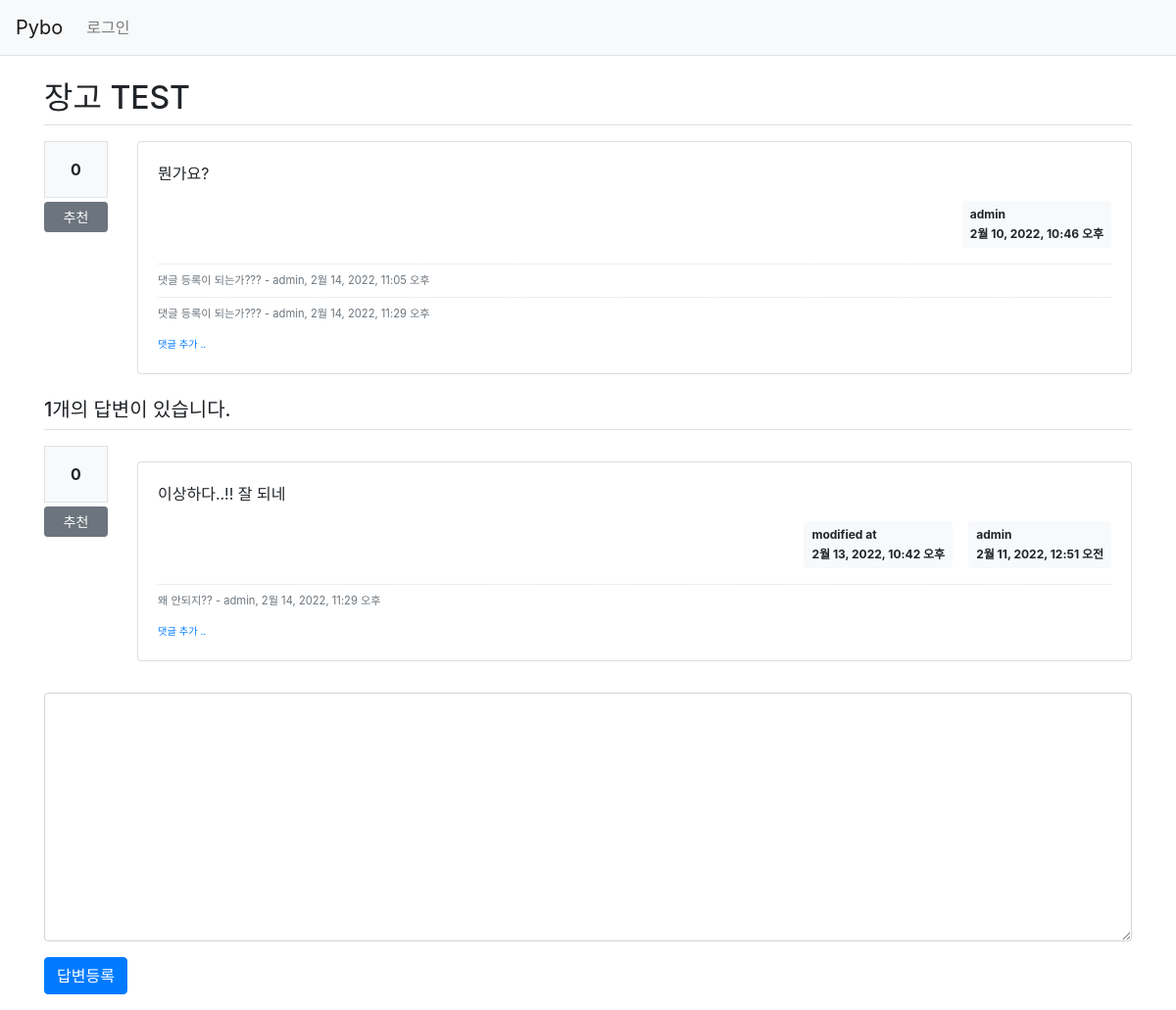
The page /pybo/304/ on the database as committed earlier.
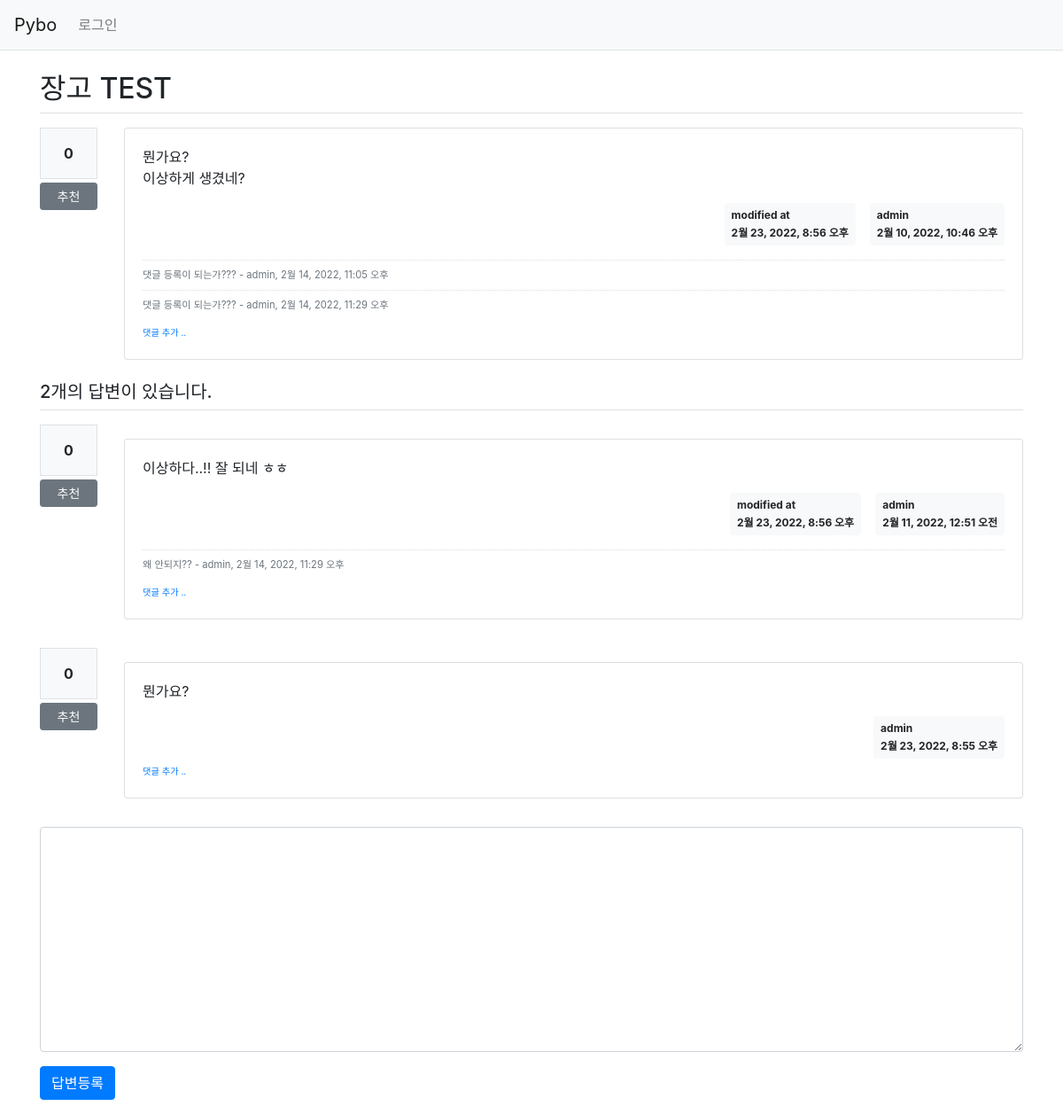
The same page on the database as committed later.
### pybo/models.py (models this page shows, shortened)
class Question(models.Model):
    author = models.ForeignKey(User, on_delete=models.CASCADE, related_name='author_question')
    subject = models.CharField(max_length=200)
    content = models.TextField()
    create_date = models.DateTimeField()
    modify_date = models.DateTimeField(null=True, blank=True)
    voter = models.ManyToManyField(User, related_name='voter_question')

class Comment(models.Model):
    author = models.ForeignKey(User, on_delete=models.CASCADE)
    content = models.TextField()
    create_date = models.DateTimeField()
    modify_date = models.DateTimeField(null=True, blank=True)
    question = models.ForeignKey(Question, null=True, blank=True, on_delete=models.CASCADE)
    answer = models.ForeignKey(Answer, null=True, blank=True, on_delete=models.CASCADE)

class Answer(models.Model):
    author = models.ForeignKey(User, on_delete=models.CASCADE, related_name='author_answer')
    question = models.ForeignKey(Question, on_delete=models.CASCADE)
    content = models.TextField()
    create_date = models.DateTimeField()
    modify_date = models.DateTimeField(null=True, blank=True)
    voter = models.ManyToManyField(User, related_name='voter_answer')

### pybo/views/base_views.py (the view)
def detail(request, question_id):
    question = get_object_or_404(Question, pk=question_id)
    context = {'question': question}
    return render(request, 'pybo/question_detail.html', context)

### pybo/templatetags/pybo_filter.py (called while the page is built)
@register.filter()
def mark(value):
    extensions = ["nl2br", "fenced_code"]
    return mark_safe(markdown.markdown(value, extensions=extensions))

### templates/pybo/question_detail.html (shortened to what this page needs)
{% extends 'base.html' %}
{% load pybo_filter %}
{% block content %}
<div class="container my-3">
    <h2 class="border-bottom py-2">{{ question.subject }}</h2>
       <div class="row my-3">
            <div class="col-1">
                <div class="bg-light text-center p-3 border font-weight-bolder mb-1">{{question.voter.count}}</div>
                <a href="#" data-uri="{% url 'pybo:vote_question' question.id  %}"
                   class="recommend btn btn-sm btn-secondary btn-block my-1">추천</a>
            </div>
            <div class="col-11">
                <div class="card">
                    <div class="card-body">
                        <div class="card-text">{{ question.content|mark }}</div>
                        <div class="d-flex justify-content-end">
                            {% if question.modify_date %}
                            <div class="badge badge-light p-2 text-left mx-3">
                                <div class="mb-2">modified at</div>
                                <div>{{ question.modify_date }}</div>
                            </div>
                            {% endif %}
                            <div class="badge badge-light p-2 text-left">
                                <div class="mb-2">{{ question.author.username }}</div>
                                <div>{{ question.create_date }}</div>
                            </div>
                        </div>
                        {% if question.comment_set.count > 0 %}
                        <div class="mt-3">
                        {% for comment in question.comment_set.all %}
                            <div class="comment py-2 text-muted">
                                <span style="white-space: pre-line;">{{ comment.content }}</span>
                                <span>
                                    - {{ comment.author }}, {{ comment.create_date }}
                                </span>
                            </div>
                        {% endfor %}
                        </div>
                        {% endif %}
                        <div>
                            <a href="{% url 'pybo:comment_create_question' question.id  %}"
                               class="small"><small>댓글 추가 ..</small></a>
                        </div>
                    </div>
                </div>
             </div>
       </div>
    <h5 class="border-bottom my-3 py-2">{{question.answer_set.count}}개의 답변이 있습니다.</h5>
    {% for answer in question.answer_set.all %}
    <div class="row my-3">
        <div class="col-1">
            <div class="bg-light text-center p-3 border font-weight-bolder mb-1">{{answer.voter.count}}</div>
            <a href="#" data-uri="{% url 'pybo:vote_answer' answer.id  %}"
                class="recommend btn btn-sm btn-secondary btn-block my-1">추천</a>
        </div>
        <div class="col-11">
            <div class="card my-3">
                <div class="card-body">
                    <div class="card-text">{{ answer.content|mark }}</div>
                    <div class="d-flex justify-content-end">
                        {% if answer.modify_date %}
                        <div class="badge badge-light p-2 text-left mx-3">
                            <div class="mb-2">modified at</div>
                            <div>{{ answer.modify_date }}</div>
                        </div>
                        {% endif %}
                       <div class="badge badge-light p-2 text-left">
                            <div class="mb-2">{{ answer.author.username }}</div>
                            <div>{{ answer.create_date }}</div>
                        </div>
                    </div>
                    {% if answer.comment_set.count > 0 %}
                    <div class="mt-3">
                    {% for comment in answer.comment_set.all %}
                        <div class="comment py-2 text-muted">
                            <span style="white-space: pre-line;">{{ comment.content }}</span>
                            <span>
                                - {{ comment.author }}, {{ comment.create_date }}
                            </span>
                        </div>
                    {% endfor %}
                    </div>
                    {% endif %}
                    <div>
                        <a href="{% url 'pybo:comment_create_answer' answer.id  %}"
                           class="small"><small>댓글 추가 ..</small></a>
                    </div>
                </div>
            </div>
        </div>
    </div>
    {% endfor %}
    <form action="{% url 'pybo:answer_create' question.id %}" method="post" class="my-3">
        <div class="form-group">
            <textarea name="content" id="content" class="form-control" rows="10"></textarea>
        </div>
        <input type="submit" value="답변등록" class="btn btn-primary">
    </form>
</div>
{% endblock %}

### templates/base.html (shortened to what this page needs)
{% load static %}
<!doctype html>
<html lang="ko">
<head>
    <link rel="stylesheet" type="text/css" href="/static/bootstrap.min.css">
    <link rel="stylesheet" type="text/css" href="/static/style.css">
</head>
<body>
{% include "navbar.html" %}
{% block content %}
{% endblock %}
</body>
</html>

### templates/navbar.html (shortened to what this page needs)
<nav class="navbar navbar-expand-lg navbar-light bg-light border-bottom">
    <a class="navbar-brand" href="{% url 'pybo:index' %}">Pybo</a>
    <div class="collapse navbar-collapse flex-grow-0" id="navbarNav">
        <ul class="navbar-nav">
            <li class="nav-item ">
                {% if user.is_authenticated %}
                <a class="nav-link" href="{% url 'common:logout' %}">{{ user.username }} (로그아웃)</a>
                {% else %}
                <a class="nav-link" href="{% url 'common:login' %}">로그인</a>
                {% endif %}
            </li>
        </ul>
    </div>
</nav>

### static/style.css (style rules this page uses)
.comment { border-top:dotted 1px #ddd; font-size:0.7em; }

Rows that differ between the two databases and show on the page:
changed Question "장고 TEST": content|mark "뭔가요?" → "뭔가요? 이상하게 생겼네?"; modify_date (not shown) → "2월 23, 2022, 8:56 오후"; answer_set.count "1" → "2"
changed Answer: content|mark "이상하다..!! 잘 되네" → "이상하다..!! 잘 되네 ㅎㅎ"; modify_date "2월 13, 2022, 10:42 오후" → "2월 23, 2022, 8:56 오후"
added Answer: voter.count "0", content|mark "뭔가요?", author.username "admin", create_date "2월 23, 2022, 8:55 오후"
Other text that changed with them:
text now shown: "modified at"
